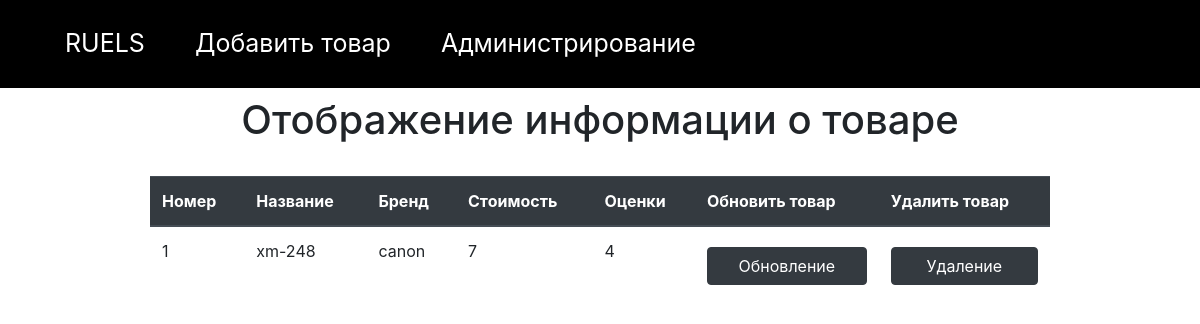
Before: /product/ with the older database file.
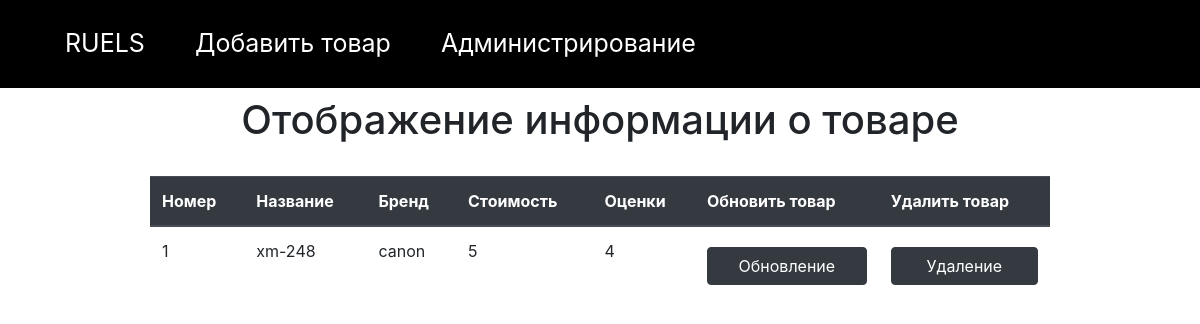
After: the same page with the newer database file.
### products/models.py (models this page shows, shortened)
class Product(models.Model):
    product_name = models.CharField(max_length = 50)
    product_company = models.CharField(max_length = 50)
    price = models.CharField(max_length = 40)
    rating = models.CharField(max_length = 50)

### products/views.py (the view)
# urls.py: path('', views.index_product, name='index-product'),
def index_product(request):
    products = Product.objects.all()
    return render(request, 'products/products.html', {'products': products})

### products/templates/products/products.html (shortened to what this page needs)
<!DOCTYPE html>
{% load static %}
<html>
<head>
     <link rel="stylesheet" href="{% static "css/customer.css" %}" />
     <link rel="stylesheet" href="https://stackpath.bootstrapcdn.com/bootstrap/4.3.1/css/bootstrap.min.css">
<body>
<header>
    <nav class="default-nav">
      <ul>
          <li> <a href= "{% url 'general' %}" style="color:white">RUELS</a></li>
          <li> <a href= "{% url 'upload-product' %}" style="color:white">Добавить товар</a> </li>
        <li> <a href="{% url 'admin:index' %}" style="color:white">Администрирование</a> </li>
      </ul>
    </nav>
  </header>
{% block content %}
<h1 class="mt-2" align="center">Отображение информации о товаре</h1>
<div class="d-flex justify-content-center mt-2">
 <table class="table w-75 mt-4">
       <thead class="thead-dark">
      <tr>
       <th scope="col">Номер</th>
       <th scope="col">Название</th>
       <th scope="col">Бренд</th>
       <th scope="col">Стоимость</th>
       <th scope="col">Оценки</th>
       <th scope="col">Обновить товар</th>
       <th scope="col">Удалить товар</th>
    </tr>
      </thead>
     {% for product in products %}
      <tr>
      <td>{{product.id}}</td>
      <td>{{product.product_name}}</td>
      <td>{{product.product_company}}</td>
      <td>{{product.price}}</td>
      <td>{{product.rating}}</td>
      <td><a href="update/{{product.id}}" class="btn btn-dark mt-2 w-100" id = '{{product.id}}'>Обновление</a></td>
      <td><a href="delete/{{product.id}}" class="btn btn-dark mt-2 w-100" id = '{{product.id}}'>Удаление</a></td>
      {% endfor %}
      </tr>
 </table>
</div>
{% endblock %}
</body>
</html>

Changed rows visible on the page:
changed Product "xm-248": price "7" → "5"
